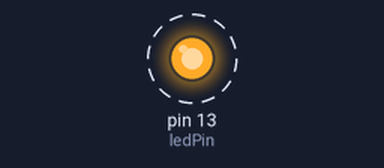
Bench run of a sketch on a simulated Arduino Uno, built with avr-gcc and run on an emulated ATmega328P. Shown: output pins drawn as LEDs (lit = HIGH). Dashed ring = blinking. What the sketch prints to the serial monitor is not drawn.

Above: at 0.6 s.
Timing chart, 0 to 4.7 s (numbered marks = the images above):
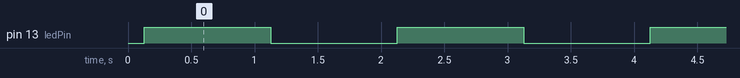

The sketch:

reto2.ino
```cpp
#include <EEPROM.h>

const int ledPin = 13;
int opcion;           // Valor de configuración (0 = lenta, 1 = media, 2 = rápida)
const int addr = 0;   // Dirección en EEPROM para guardar la opción

// Tiempos según la opción
int tiempos[] = {1000, 500, 200}; // Lento, medio, rápido

void setup() {
  Serial.begin(9600);
  pinMode(ledPin, OUTPUT);

  // Leer configuración almacenada
  EEPROM.get(addr, opcion);

  if (opcion < 0 || opcion > 2) {
    opcion = 0; // Si la EEPROM está vacía o corrupta, default = lenta
  }

  Serial.println("=== MENU DE CONFIGURACION ===");
  Serial.println("0: Lenta (1s)");
  Serial.println("1: Media (0.5s)");
  Serial.println("2: Rapida (0.2s)");
  Serial.println("-----------------------------");
  Serial.print("Configuracion actual: ");
  Serial.println(opcion);
  Serial.println("Escribe el numero de la opcion y presiona ENTER.");
}

void loop() {
  // Revisa si el usuario escribe algo en el Serial
  if (Serial.available() > 0) {
    int seleccion = Serial.parseInt(); // Lee número ingresado
    if (seleccion >= 0 && seleccion <= 2) {
      opcion = seleccion;
      EEPROM.put(addr, opcion);  // Guardar en EEPROM
      Serial.print("Nueva configuracion guardada: ");
      Serial.println(opcion);
    }
    // Limpia el buffer de entrada
    while (Serial.available() > 0) {
      Serial.read();
    }
  }

  // Ejecuta comportamiento según configuración
  digitalWrite(ledPin, HIGH);
  delay(tiempos[opcion]);
  digitalWrite(ledPin, LOW);
  delay(tiempos[opcion]);
}
```

Measured:
- by itself, pin 13 (ledPin): alternates HIGH for 1.0 s and LOW for 1.0 s
